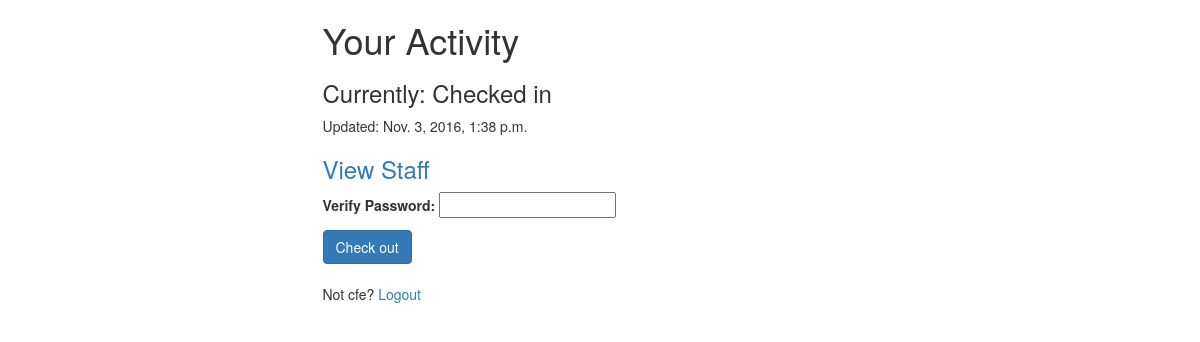
The app's page / (signed in), older data.
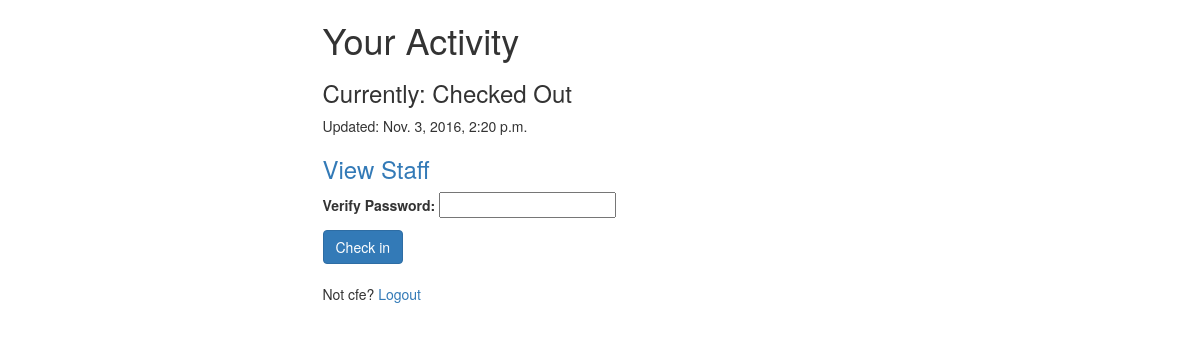
The same page, newer data.
### timeclock/models.py (models this page shows, shortened)
class UserActivity(models.Model):
    user = models.ForeignKey(settings.AUTH_USER_MODEL)
    activity = models.CharField(max_length=120, default='checkin', choices=USER_ACTIVITY_CHOICES)
    timestamp = models.DateTimeField(auto_now_add=True)
    objects = UserActivityManager()
    abc = UserActivityManager()
    class Meta:
        verbose_name = 'User Activity'
        verbose_name_plural = "User Activities"
    @property
    def next_activity(self):
        next = "Check in"
        if self.activity == 'checkin':
            next = "Check out"
        return next
    @property
    def current(self):
        current = 'Checked Out'
        if self.activity == 'checkin':
            current = "Checked in"
        return current

### timeclock/views.py (the view, shortened to what this page needs)
# urls.py: url(r'^$', ActivityView.as_view()),
class ActivityView(View):
    @method_decorator(login_required)
    def dispatch(self, *args, **kwargs):
        return super(ActivityView, self).dispatch(*args, **kwargs)
    def get(self, request, *args, **kwargs):
        if request.session.get("username"):
            username_auth = request.user.username
            username_ses = request.session.get("username")
        if username_ses == username_auth:
            username = username_auth
            context = {}
            if username:
                form = UserActivityForm(initial={"username": username})
                context["form"] = form
                if request.user.is_authenticated():
                    obj = UserActivity.objects.current(request.user)
                    context['object'] = obj
        else:
            logout(request)
            return HttpResponseRedirect("/login/")
        return render(request, "timeclock/activity-view.html", context)

### timeclock/forms.py (shortened to what this page needs)
class UserActivityForm(forms.Form):
    username = forms.CharField(widget=forms.HiddenInput)
    password = forms.CharField(label='Verify Password', widget=forms.PasswordInput)

### timeclock/models.py (called while the page is built)
    def current(self, user=None):
        if user is None:
            return self
        return self.filter(user=user).order_by('-timestamp').first()

    def get_queryset(self, *args, **kwargs):
        return UserActivityQuerySet(self.model, using=self._db)

    def current(self, user=None):
        if user is None:
            return None
        current_obj = self.get_queryset().current(user)
        return current_obj

### timeclock/templates/timeclock/activity-view.html (shortened to what this page needs)
{% extends "base.html" %}
{% block content %}
{% if object %}
<h1>Your Activity</h1>
<h3>Currently: {{ object.current }}</h3>
<p>Updated: {{ object.timestamp }}</p>
{% endif %}
{% if user.is_staff %}
<h3><a href='/users/'>View Staff</a></h3>
{% endif %}
<form method='POST' action=''>
    {{ form.as_p }}
    <input  class='btn btn-primary' type='submit' value='{% if object %}{{object.next_activity }}{% else %}Check in{% endif %}' />
</form>
<br/>
<p>Not {{ object.user.username }}? <a href='/logout'>Logout</a></p>
{% endblock %}

Row changes from the older to the newer data that the page shows:
no longer on this page (row unchanged): UserActivity: current "Checked in", timestamp "Nov. 3, 2016, 1:38 p.m.", next_activity "Check out", user.username "cfe"
added UserActivity: current "Checked Out", timestamp "Nov. 3, 2016, 2:20 p.m.", next_activity "Check in", user.username "cfe"
